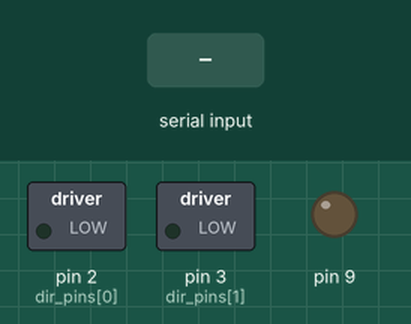
Recording of a sketch running on a simulated Arduino Uno, built with avr-gcc and run on an emulated ATmega328P. Parts: switched loads named in the sketch (green lamp = pin HIGH), output pins drawn as LEDs (lit = HIGH). The test bench sets the inputs (shaded band). What the sketch prints to the serial monitor is not drawn.

Above: at 1.2 s.
1.3 s: "1\n" received over Serial
At 2.0 s:
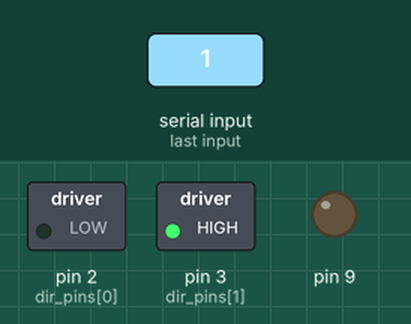
Timing chart, 0 to 4.3 s (numbered marks = the images above; inputs shaded):
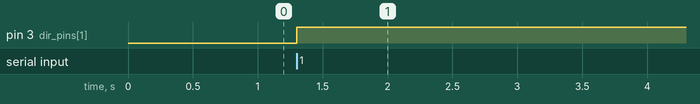

The sketch:

L298N.ino
```cpp
#include "MyParseNumber.h"
#include "L298N.h"

volatile long value;                // incoming value from pc
const uint8_t dir_pins[2] = {2, 3};        // direction pins

//  1 | 4  | 1 | 1
// cmd|data|sum|footer
volatile char incomingBytes[8] = {}; // max length 7, min 3

const char info[64] = "I am an actuator"; //change for individual actuator


void parseBytes(char footer='\n'){
    volatile char c; int i = 0;

    do {
        if (Serial.available()){
            c = Serial.read();
            incomingBytes[i] = c;
            i++;
        }
    } while (c != footer);

    c = incomingBytes[0];  // change to 1 when multiple device

    if (isupper(c)){
        switch(c){
        case('S'):
            myParseInt_(&value, incomingBytes + 1, footer);
            Serial.println(value);
            break;

        case('M'):
            Serial.println(info);
            break;
        }
    }
}

void setup(){
  Serial.begin(500000);
  while (!Serial) { ;}

  Serial.println("actuator's serial establish");

  pinMode(dir_pins[0], OUTPUT);
  pinMode(dir_pins[1], OUTPUT);

  // use 16bit timer, only pin 9, 10 are available in this mode.
  TCCR1A &= B00111100;
  TCCR1A |= B10000010;
  TCCR1B &= B11100000;
  TCCR1B |= B00010001;
  ICR1 = 0xFFFF;
  pinMode(9, OUTPUT);
}

void loop() {
    // actual code
  if (Serial.available() > 1){
    parseBytes();
    actuate(&value, dir_pins);
  }
}
```

DirectAccess.cpp
```cpp
#include "DirectAccess.h"


void initOutputPin(uint8_t pin) {
  if (pin < 8)
    DDRD |= (1 << pin);
  else if (pin < 14){
    pin -= 8;
    DDRB |= (1 << pin);
  }
  else if (pin >= 160 && pin < 168){
    pin -= 160;
    DDRC |= (1 << pin);
  }
}


// set outputPin as HIGH or LOW.
void setOutputPin(uint8_t pin, bool state){
  volatile uint8_t *addrToDataRegister;
  if (pin < 8)
    addrToDataRegister = &PORTD;
  else if (pin < 14){
    pin -= 8;
    addrToDataRegister = &PORTB;
  }
  else if (pin >= 160 && pin < 168){
    pin -= 160;
    addrToDataRegister = &PORTC;
  }

  if (state)
      *addrToDataRegister |= (1 << pin); // wrtie HIGH to the pin
  else
      *addrToDataRegister &= ~(1 << pin); // write LOW to the pin
}


bool readPin(uint8_t pin){
  if (pin < 8)
    return ((PIND & (1 << pin)) >> pin);
  else if (pin < 14){
    pin -= 8;
    return ((PINB & (1 << pin)) >> pin);
  }
  else if (pin >= 160 && pin < 168){
    pin -= 160;
    return ((PINC & (1 << pin)) >> pin);
  }
}
```

DirectAccess.h
```cpp
#ifndef DirectAccess_h
    #define DirectAccess_h

#include <stdlib.h>
#if ARDUINO >= 100
    #include <Arduino.h>
#endif

// This defs cause troubles on some version of Arduino
#undef rounds

// copy from other, dont know why
#if (defined(ARDUINO) && ARDUINO >= 155) || defined(ESP8266)
    #define YIELD yield();
#else
    #define YIELD;
#endif

// initialize provide pin as output
void initOutputPin(uint8_t pin);

// set provide pin as HIGH or LOW
void setOutputPin(uint8_t pin, bool state);

// read digital pin. If HIGH, returns 1. If LOW, returns 0.
bool readPin(uint8_t pin);

#endif
```

L298N.cpp
```cpp
#include "L298N.h"
#include "DirectAccess.h"

void actuate(long *val, uint8_t pins[2]){
  if (*val > 0){
    setOutputPin(pins[0], HIGH);
    setOutputPin(pins[1], LOW);
    OCR1A = (*val) & 0xFFFF;
  }
  else {
    setOutputPin(pins[0], LOW);
    setOutputPin(pins[1], HIGH);
    OCR1A = -(*val) & 0xFFFF;
  }
}
```

L298N.h
```cpp
#ifndef L298N_h
    #define L298N_h

#include <stdlib.h>
#if ARDUINO >= 100
    #include <Arduino.h>
#endif

// This defs cause troubles on some version of Arduino
#undef rounds

// copy from other, dont know why
#if (defined(ARDUINO) && ARDUINO >= 155) || defined(ESP8266)
    #define YIELD yield();
#else
    #define YIELD;
#endif

// select voltage based on the sign and magnitude of the passed value
void actuate(long *val, uint8_t pins[2]);

// set a pin to HIGH or LOW
void setPin(uint8_t pin, bool state);

#endif
```

MyParseNumber.cpp
```cpp
#include "MyParseNumber.h"

/* void myParseInt_(long *pos, char *number, char delimiter){ */
/*   *pos = 0; */

/*   bool isNegative = (*number=='-'); */
/*   if (isNegative) number++; */

/*   while (*number != delimiter){ */
/*     if (isdigit(*number)) { */
/*         *pos = (*pos * 10) + (*number - '0'); */
/*     } */
/*     number++; */
/*   } */
/*   if(isNegative) *pos = -(*pos); */
/* } */

void bytesToLong_(long *pos, char *number){
  *pos = 0;
  for (int i = 0; i < 4; i++)
    *pos |= ((long) ((byte)number[i])) << i*8;
}
```

MyParseNumber.h
```cpp
#ifndef MyParseNumber_h
    #define MyParseNumber_h

#include <stdlib.h>
#if ARDUINO >= 100
    #include <Arduino.h>
#endif

// This defs cause troubles on some version of Arduino
#undef rounds

// copy from other, dont know why
#if (defined(ARDUINO) && ARDUINO >= 155) || defined(ESP8266)
    #define YIELD yield();
#else
    #define YIELD;
#endif

void myParseInt_(long *pos, char *number, char delimiter);

#endif
```

Measured:
- after the input at 1.3 s, pin 3 (dir_pins[1]): LOW → HIGH at once
